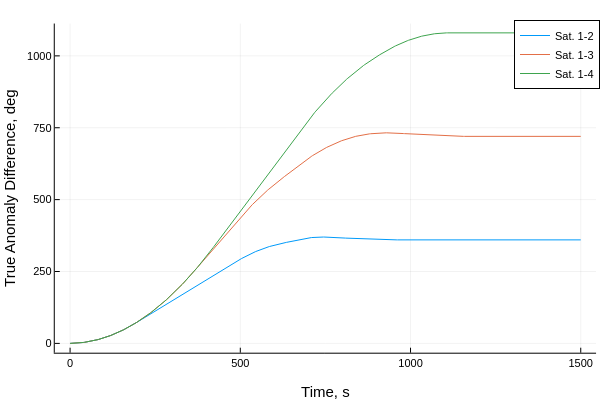

The code cell stored with this chart in its notebook:
### Code cell
plot(thist[1:end],broadcast.(rad2deg,θhist[2:end,:]),label=permutedims(mylabel))
plot!(xlabel="Time, s", ylabel = "True Anomaly Difference, deg")

### Figure 1 — Plotly figure (JSON) as saved in the notebook; plotly's stock layout.template omitted (floating-point values rounded to 4 significant figures; data arrays with more than 128 entries replaced by an {"elided": "..."} marker saying what was removed)
{"data": [{"colorbar": {"len": 0.9143, "title": "", "x": 0.9934, "y": 0.533}, "legendgroup": "Sat. 1-2", "line": {"color": "rgba(0, 154, 250, 1.000)", "dash": "solid", "shape": "linear", "width": 1}, "mode": "lines", "name": "Sat. 1-2", "showlegend": true, "type": "scatter", "x": {"elided": "751 int values"}, "xaxis": "x", "y": {"elided": "751 float values"}, "yaxis": "y", "zmax": null, "zmin": null}, {"colorbar": {"len": 0.9143, "title": "", "x": 0.9934, "y": 0.533}, "legendgroup": "Sat. 1-3", "line": {"color": "rgba(227, 111, 71, 1.000)", "dash": "solid", "shape": "linear", "width": 1}, "mode": "lines", "name": "Sat. 1-3", "showlegend": true, "type": "scatter", "x": {"elided": "751 int values"}, "xaxis": "x", "y": {"elided": "751 float values"}, "yaxis": "y", "zmax": null, "zmin": null}, {"colorbar": {"len": 0.9143, "title": "", "x": 0.9934, "y": 0.533}, "legendgroup": "Sat. 1-4", "line": {"color": "rgba(62, 164, 78, 1.000)", "dash": "solid", "shape": "linear", "width": 1}, "mode": "lines", "name": "Sat. 1-4", "showlegend": true, "type": "scatter", "x": {"elided": "751 int values"}, "xaxis": "x", "y": {"elided": "751 float values"}, "yaxis": "y", "zmax": null, "zmin": null}], "layout": {"annotations": [], "height": 400, "legend": {"bgcolor": "rgba(255, 255, 255, 1.000)", "bordercolor": "rgba(0, 0, 0, 1.000)", "borderwidth": 1, "font": {"color": "rgba(0, 0, 0, 1.000)", "family": "sans-serif", "size": 11}, "title": {"font": {"color": "rgba(0, 0, 0, 1.000)", "family": "sans-serif", "size": 15}, "text": ""}, "tracegroupgap": 0, "traceorder": "normal", "x": 1, "xanchor": "auto", "y": 1, "yanchor": "auto"}, "margin": {"b": 20, "l": 0, "r": 0, "t": 20}, "paper_bgcolor": "rgba(255, 255, 255, 1.000)", "plot_bgcolor": "rgba(255, 255, 255, 1.000)", "showlegend": true, "width": 600, "xaxis": {"anchor": "y", "domain": [0.09128, 0.9934], "gridcolor": "rgba(0, 0, 0, 0.100)", "gridwidth": 0.5, "linecolor": "rgba(0, 0, 0, 1.000)", "mirror": false, "range": [-45, 1545], "showgrid": true, "showline": true, "showticklabels": true, "tickangle": 0, "tickcolor": "rgb(0, 0, 0)", "tickfont": {"color": "rgba(0, 0, 0, 1.000)", "family": "sans-serif", "size": 11}, "tickmode": "array", "ticks": "inside", "ticktext": ["0", "500", "1000", "1500"], "tickvals": [0, 500, 1000, 1500], "title": "Time, s", "titlefont": {"color": "rgba(0, 0, 0, 1.000)", "family": "sans-serif", "size": 15}, "type": "-", "visible": true, "zeroline": false, "zerolinecolor": "rgba(0, 0, 0, 1.000)"}, "yaxis": {"anchor": "x", "domain": [0.07581, 0.9902], "gridcolor": "rgba(0, 0, 0, 0.100)", "gridwidth": 0.5, "linecolor": "rgba(0, 0, 0, 1.000)", "mirror": false, "range": [-32.39, 1112.0], "showgrid": true, "showline": true, "showticklabels": true, "tickangle": 0, "tickcolor": "rgb(0, 0, 0)", "tickfont": {"color": "rgba(0, 0, 0, 1.000)", "family": "sans-serif", "size": 11}, "tickmode": "array", "ticks": "inside", "ticktext": ["0", "250", "500", "750", "1000"], "tickvals": [0, 250, 500, 750, 1000], "title": "True Anomaly Difference, deg", "titlefont": {"color": "rgba(0, 0, 0, 1.000)", "family": "sans-serif", "size": 15}, "type": "-", "visible": true, "zeroline": false, "zerolinecolor": "rgba(0, 0, 0, 1.000)"}}}
